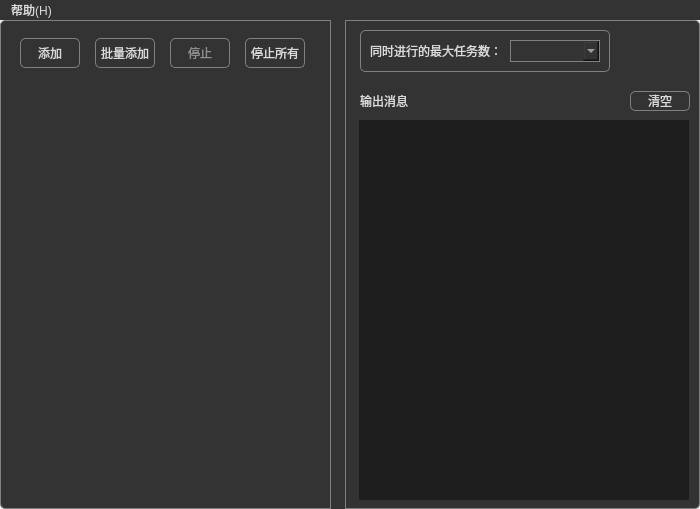
<?xml version="1.0" encoding="UTF-8"?>
<ui version="4.0">
 <class>networkClass</class>
 <widget class="QMainWindow" name="networkClass">
  <property name="geometry">
   <rect>
    <x>0</x>
    <y>0</y>
    <width>700</width>
    <height>509</height>
   </rect>
  </property>
  <property name="sizePolicy">
   <sizepolicy hsizetype="Preferred" vsizetype="Fixed">
    <horstretch>0</horstretch>
    <verstretch>0</verstretch>
   </sizepolicy>
  </property>
  <property name="windowTitle">
   <string>network tool</string>
  </property>
  <property name="styleSheet">
   <string notr="true">font-family:微软雅黑;</string>
  </property>
  <widget class="QWidget" name="centralWidget">
   <property name="styleSheet">
    <string notr="true">QWidget{border:1px solid #808080;border-radius:5%;background-color:#333333;color:#DBDBDB;}
QWidget:disabled{color:#909090;}
QLineEdit{border:0px;padding:0px 3px 0px 3px;background-color:#191919;}
QCheckBox,QLabel{border:0px;}
QCheckBox::indicator{width:18px;height:18px;}
QCheckBox::indicator:unchecked{border-image:url(://resources/checkbox.png) 0 0 0 0 repeat repeat;}
QCheckBox::indicator:checked{border-image:url(://resources/checkbox.png) 72 0 0 0 repeat repeat;}
QPushButton:hover{background-color:#636363;}
QComboBox QAbstractItemView {outline: 0px;}
QComboBox QAbstractItemView::item:selected {background-color: #636363;}
QProgressBar{border:1px solid #808080;background-color:#191919;}
QScrollBar{border:0px;background-color:#292929;width:14px;}
QScrollBar::handle{border:1px solid #636363;background-color:#333333;margin: 16px 0px 16px 0px;min-height:30px;}
QScrollBar::add-page:vertical, QScrollBar::sub-page:vertical {
	background: transparent;
}
QLineEdit,QComboBox,QProgressBar,QTextEdit{
border-radius:0%;
}
QTextEdit{
background-color:#1e1e1e;
border:0px;
}</string>
   </property>
   <widget class="QTextEdit" name="textEdit_output">
    <property name="geometry">
     <rect>
      <x>359</x>
      <y>100</y>
      <width>330</width>
      <height>380</height>
     </rect>
    </property>
    <property name="styleSheet">
     <string notr="true">.QWidget{background-color:black;color:white;}</string>
    </property>
    <property name="readOnly">
     <bool>true</bool>
    </property>
   </widget>
   <widget class="Line" name="line">
    <property name="geometry">
     <rect>
      <x>330</x>
      <y>-10</y>
      <width>16</width>
      <height>511</height>
     </rect>
    </property>
    <property name="orientation">
     <enum>Qt::Vertical</enum>
    </property>
   </widget>
   <widget class="QLabel" name="label">
    <property name="geometry">
     <rect>
      <x>360</x>
      <y>70</y>
      <width>101</width>
      <height>21</height>
     </rect>
    </property>
    <property name="text">
     <string>输出消息</string>
    </property>
   </widget>
   <widget class="QWidget" name="layoutWidget">
    <property name="geometry">
     <rect>
      <x>360</x>
      <y>10</y>
      <width>250</width>
      <height>42</height>
     </rect>
    </property>
    <layout class="QHBoxLayout" name="horizontalLayout_2">
     <property name="spacing">
      <number>10</number>
     </property>
     <property name="leftMargin">
      <number>10</number>
     </property>
     <property name="topMargin">
      <number>10</number>
     </property>
     <property name="rightMargin">
      <number>10</number>
     </property>
     <property name="bottomMargin">
      <number>10</number>
     </property>
     <item>
      <widget class="QLabel" name="label_9">
       <property name="minimumSize">
        <size>
         <width>130</width>
         <height>22</height>
        </size>
       </property>
       <property name="text">
        <string>同时进行的最大任务数：</string>
       </property>
      </widget>
     </item>
     <item>
      <widget class="QComboBox" name="cmb_concurrentTask">
       <property name="minimumSize">
        <size>
         <width>90</width>
         <height>22</height>
        </size>
       </property>
       <property name="currentText">
        <string/>
       </property>
      </widget>
     </item>
    </layout>
   </widget>
   <widget class="QPushButton" name="btn_add">
    <property name="geometry">
     <rect>
      <x>20</x>
      <y>18</y>
      <width>60</width>
      <height>30</height>
     </rect>
    </property>
    <property name="minimumSize">
     <size>
      <width>60</width>
      <height>30</height>
     </size>
    </property>
    <property name="font">
     <font>
      <family>微软雅黑</family>
     </font>
    </property>
    <property name="text">
     <string>添加</string>
    </property>
   </widget>
   <widget class="QPushButton" name="btn_addBatch">
    <property name="enabled">
     <bool>true</bool>
    </property>
    <property name="geometry">
     <rect>
      <x>95</x>
      <y>18</y>
      <width>60</width>
      <height>30</height>
     </rect>
    </property>
    <property name="minimumSize">
     <size>
      <width>60</width>
      <height>30</height>
     </size>
    </property>
    <property name="font">
     <font>
      <family>微软雅黑</family>
     </font>
    </property>
    <property name="text">
     <string>批量添加</string>
    </property>
   </widget>
   <widget class="QPushButton" name="btn_abort">
    <property name="enabled">
     <bool>false</bool>
    </property>
    <property name="geometry">
     <rect>
      <x>170</x>
      <y>18</y>
      <width>60</width>
      <height>30</height>
     </rect>
    </property>
    <property name="minimumSize">
     <size>
      <width>60</width>
      <height>30</height>
     </size>
    </property>
    <property name="font">
     <font>
      <family>微软雅黑</family>
     </font>
    </property>
    <property name="text">
     <string>停止</string>
    </property>
   </widget>
   <widget class="QPushButton" name="btn_abortAll">
    <property name="enabled">
     <bool>true</bool>
    </property>
    <property name="geometry">
     <rect>
      <x>245</x>
      <y>18</y>
      <width>60</width>
      <height>30</height>
     </rect>
    </property>
    <property name="minimumSize">
     <size>
      <width>60</width>
      <height>30</height>
     </size>
    </property>
    <property name="font">
     <font>
      <family>微软雅黑</family>
     </font>
    </property>
    <property name="text">
     <string>停止所有</string>
    </property>
   </widget>
   <widget class="QPushButton" name="btn_clear">
    <property name="geometry">
     <rect>
      <x>630</x>
      <y>71</y>
      <width>60</width>
      <height>20</height>
     </rect>
    </property>
    <property name="minimumSize">
     <size>
      <width>60</width>
      <height>20</height>
     </size>
    </property>
    <property name="font">
     <font>
      <family>微软雅黑</family>
     </font>
    </property>
    <property name="text">
     <string>清空</string>
    </property>
   </widget>
  </widget>
  <widget class="QMenuBar" name="menuBar">
   <property name="geometry">
    <rect>
     <x>0</x>
     <y>0</y>
     <width>700</width>
     <height>20</height>
    </rect>
   </property>
   <property name="styleSheet">
    <string notr="true">QMenuBar{border:0px;background-color:#333333;color:#DBDBDB;padding:1px 5px 1px 5px;}
QMenuBar:item{border:0px;background-color:transparent;color:#DBDBDB;}
QMenuBar:item:selected{background-color:#636363;color:#DBDBDB;}
</string>
   </property>
   <widget class="QMenu" name="menuHelp">
    <property name="styleSheet">
     <string notr="true">QMenu {background-color:#333333;border:1px solid #333333;color:#DBDBDB;outline:0px;}
QMenu::item {background-color:#636363;color:#DBDBDB;border:0px;height:22px;padding:1px 5px 1px 5px;}
QMenu::item:selected {background-color:#333333;}</string>
    </property>
    <property name="title">
     <string>帮助(H)</string>
    </property>
    <addaction name="actionAbout"/>
   </widget>
   <addaction name="menuHelp"/>
  </widget>
  <action name="actionAbout">
   <property name="text">
    <string>About Network Tool</string>
   </property>
  </action>
  <action name="actionUsage">
   <property name="text">
    <string>Usage</string>
   </property>
  </action>
 </widget>
 <layoutdefault spacing="6" margin="11"/>
 <resources/>
 <connections/>
</ui>
